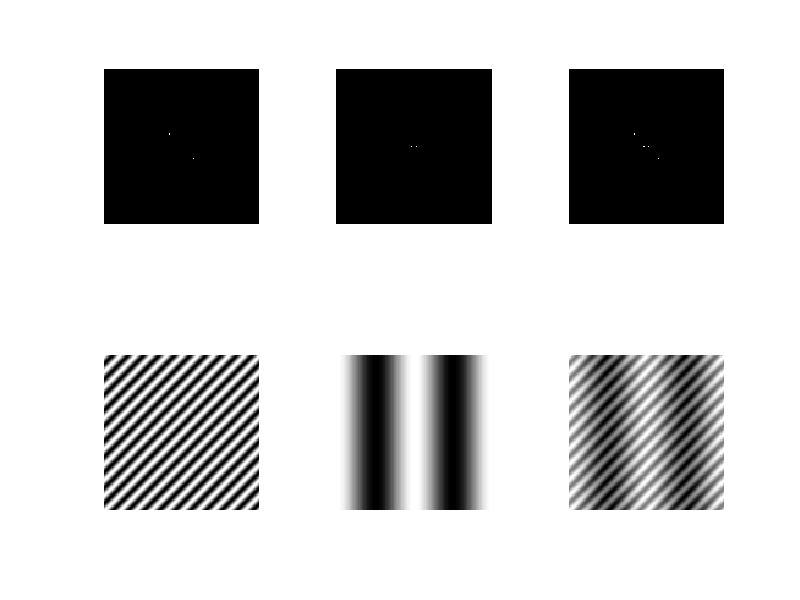

This figure's MATLAB source:
clear;
%IMAGE1
x = 127;y=127;
im1 = zeros(x,y);
distance = 10;
im1(ceil(y/2)+distance,ceil(x/2)+distance) = 255;
im1(ceil(y/2)-distance,ceil(x/2)-distance) = 255;

out1 = ifftshift(im1);
out1 = real(ifft2(out1));
%IMAGE2
im2 = zeros(x,y);
distance = 2;
im2(ceil(y/2),ceil(x/2)-distance) = 255;
im2(ceil(y/2),ceil(x/2)+distance) = 255;

out2 = ifftshift(im2);
out2 = real(ifft2(out2));

%SUM 
im_sum = im1+im2;
out_sum = ifftshift(im_sum);
out_sum = real(ifft2(out_sum));
figure;

%plotting
subplot(2,3,1);imshow(uint8(im1)); 
subplot(2,3,2);imshow(uint8(im2));
subplot(2,3,3);imshow(uint8(im_sum));
subplot(2,3,4);imshow(out1,[]); 
subplot(2,3,5);imshow(out2,[]);
subplot(2,3,6);imshow(out_sum,[]);